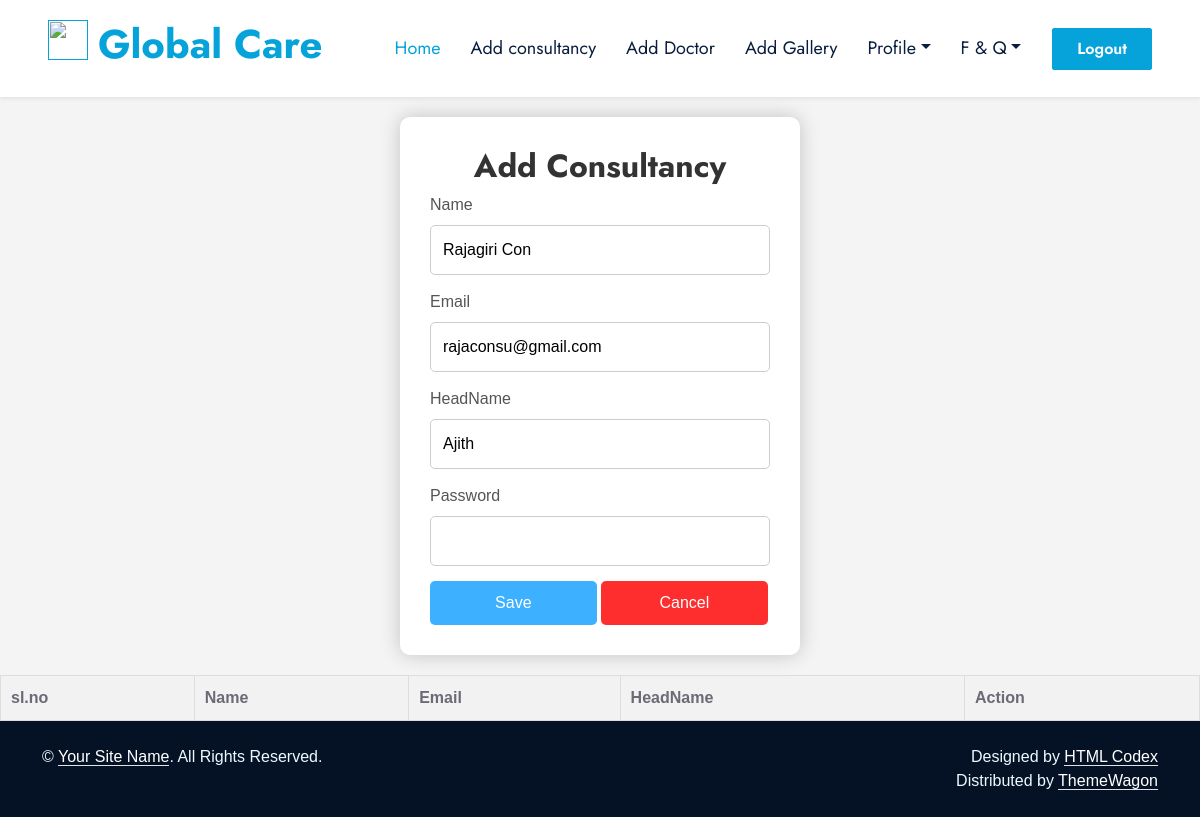
Page /whospital/edi_addconsultancy/4 on the committed database.
### Hospital/models.py (models this page shows)
class tbl_consultancy(models.Model):
    consultancy_name=models.CharField(max_length=50)
    consultancy_email=models.CharField(max_length=50)
    consultancy_head=models.CharField(max_length=50)
    consultancy_password=models.CharField(max_length=50)
    hospital=models.ForeignKey(tbl_newhospital,on_delete=models.CASCADE,null=True)

### Hospital/views.py (the view)
# urls.py: path('edi_addconsultancy/<int:eid>',views.edi_addconsultancy,name="edi_addconsultancy"),
def edi_addconsultancy(request,eid):
    conObj=tbl_consultancy.objects.get(id=eid)
    if request.method=="POST":
        conObj.consultancy_name=request.POST.get("txtname")
        conObj.consultancy_email=request.POST.get("txtemail")
        conObj.consultancy_head=request.POST.get("txthead")
        conObj.consultancy_password=request.POST.get("txtpass")
        conObj.save()
        return redirect('whospital:AddConsultancy')
    else:
        return render(request,"Hospital/AddConsultancy.html",{'con':conObj})

### Hospital/Templates/Hospital/Addconsultancy.html (shortened to what this page needs)
{% extends 'Hospital/Head.html' %}
{% load static %}
{% block content %}
<!DOCTYPE html>
<html lang="en">
<head>
</head>
<body>
    <form action="" method="post">
        <h2>Add Consultancy</h2>
        <label for="txtname">Name</label>
        <input type="text" name="txtname" value="{{ con.consultancy_name }}" required>
        <label for="txtemail">Email</label>
        <input type="email" name="txtemail" value="{{ con.consultancy_email }}" required>
        <label for="txthead">HeadName</label>
        <input type="text" name="txthead" value="{{ con.consultancy_head }}" required>
        <label for="txtpass">Password</label>
        <input type="password" name="txtpass" pattern="(?=.*\d)(?=.*[a-z])(?=.*[A-Z]).{8,}" title="Must contain at least one number and one uppercase and lowercase letter, and at least 8 or more characters" autocomplete="off" required>
        <div>
            <input type="submit" value="Save">
            <input type="reset" value="Cancel">
        </div>
    </form>
    <table>
        <tr>
            <th>sl.no</th>
            <th>Name</th>
            <th>Email</th>
            <th>HeadName</th>
            <th>Action</th>
        </tr>
    </table>
</body>
</html>
{% endblock content %}

### Guest/static/Hospital/css/style.css (style rules this page uses)
:root { --primary: #06A3DA; --secondary: #F57E57; --light: #EEF9FF; --dark: #091E3E; }
h1, h2, .font-weight-bold { font-weight: 700 !important; }

### Hospital/Templates/Hospital/Addconsultancy.html (style rules this page uses)
body { font-family: Arial, sans-serif; background-color: #f4f4f4; margin: 0; padding: 0; }
form { max-width: 400px; margin: 20px auto; background-color: #ffffff; padding: 30px; border-radius: 10px; box-shadow: 0 0 20px rgba(0, 0, 0, 0.2); }
h2 { text-align: center; color: #333; }
label { display: block; margin-bottom: 8px; color: #555; }
input[type="text"], input[type="email"], input[type="password"] { width: 100%; padding: 12px; margin-bottom: 15px; border: 1px solid #ccc; border-radius: 5px; }
input[type="submit"], input[type="reset"] { width: 49%; padding: 10px; font-size: 16px; cursor: pointer; border: none; border-radius: 5px; transition: background-color 0.3s ease; }
input[type="submit"] { background-color: #3db1ff; color: #fff; }
input[type="reset"] { background-color: #ff2e2e; color: #fff; }
table { width: 100%; border-collapse: collapse; margin-top: 20px; }
table, th, td { border: 1px solid #ddd; padding: 10px; text-align: left; }
th { background-color: #f2f2f2; }

### rows in the picture
tbl_consultancy: txtname "Rajagiri Con", txtemail "rajaconsu@gmail.com", txthead "Ajith"
